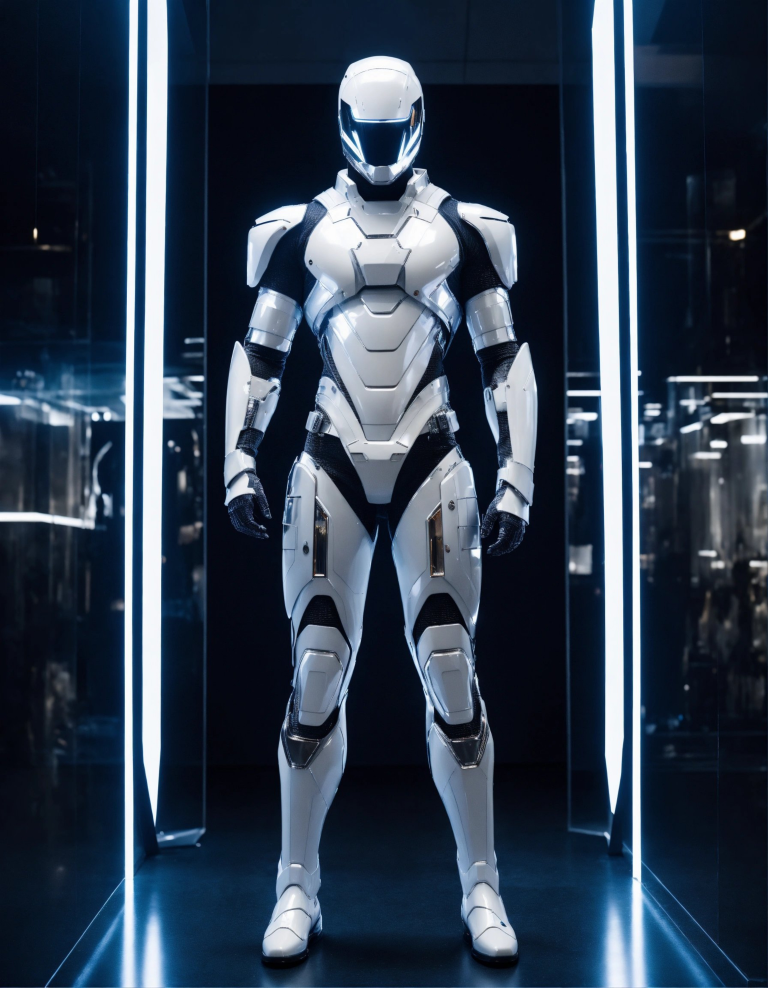
#> input picture assets/reel_video/test-viral-toby.jpg, 3072 x 3950 px (shown at 1/4 size)
$ python -i image_refiner.py   (imports and definitions only)
#> lines starting #> are read from the running program, lines starting #| are printed output that depends on the picture
"""
Image Refiner — the "Refinement" layer for the content pipeline.

Applies post-processing to sourced images before they enter the compositor.
This bridges the gap between raw stock photos (Pexels) and polished video output.

Refinement steps (all Pillow-based, zero API cost):
  1. Upscale — if image is below target box resolution, upscale with LANCZOS
  2. Auto-contrast — normalize histogram for better dynamic range
  3. Sharpness — subtle sharpening to counteract stock photo softness
  4. Color boost — slight saturation increase to make images pop on dark backgrounds
  5. Brightness normalization — ensure images aren't too dark or washed out

Design note: each step is individually toggleable and tuned to be subtle.
The goal is "better stock photo", not "Instagram filter".
"""
import logging
from pathlib import Path
from typing import Optional

from PIL import Image, ImageEnhance, ImageFilter, ImageStat

logger = logging.getLogger(__name__)

# ── Tuning knobs ──────────────────────────────────────────────
# Sharpness: 1.0 = original, >1 = sharper. Subtle boost.
SHARPNESS_FACTOR = 1.15

# Color saturation: 1.0 = original, >1 = more saturated.
SATURATION_FACTOR = 1.10

# Contrast: 1.0 = original, >1 = more contrast.
CONTRAST_FACTOR = 1.08

# Brightness target: mean pixel value we consider "well exposed" (0-255)
BRIGHTNESS_TARGET = 115
# How far from target before we correct (±)
BRIGHTNESS_TOLERANCE = 25
# Max brightness adjustment factor (safety clamp)
BRIGHTNESS_MAX_ADJUST = 1.35
BRIGHTNESS_MIN_ADJUST = 0.75

# Minimum resolution: below this, image gets upscaled before enhancement
MIN_USEFUL_PIXELS = 500  # on the shorter dimension


class ImageRefiner:
    """Applies post-processing refinements to sourced images."""

    def __init__(
        self,
        target_width: int = 910,
        target_height: int = 660,
        enable_upscale: bool = True,
        enable_sharpen: bool = True,
        enable_contrast: bool = True,
        enable_color: bool = True,
        enable_brightness: bool = True,
    ):
        self.target_width = target_width
        self.target_height = target_height
        self.enable_upscale = enable_upscale
        self.enable_sharpen = enable_sharpen
        self.enable_contrast = enable_contrast
        self.enable_color = enable_color
        self.enable_brightness = enable_brightness

    def refine(self, image_path: Path) -> Path:
        """
        Apply refinement pipeline to a single image file (in-place).

        Returns the same path (modified) or original on failure.
        """
        try:
            img = Image.open(image_path).convert("RGB")
#> img is the input picture: PIL image 3072x3950 RGB; mean R, G, B 48.9, 62.6, 79.7
            original_size = img.size
#> original_size = (3072, 3950)

            # Step 1: Upscale if too small for the target box
            if self.enable_upscale:
                img = self._upscale_if_needed(img)

            # Step 2: Auto-contrast (histogram stretch)
            if self.enable_contrast:
                img = self._auto_contrast(img)

            # Step 3: Brightness normalization
            if self.enable_brightness:
                img = self._normalize_brightness(img)

            # Step 4: Color saturation boost
            if self.enable_color:
                img = self._boost_saturation(img)

            # Step 5: Sharpness (last — after all color work)
            if self.enable_sharpen:
                img = self._sharpen(img)

            # Save back
            img.save(str(image_path), quality=95)
            logger.info(
                f"[ImageRefiner] Refined {image_path.name}: "
                f"{original_size[0]}x{original_size[1]} → {img.size[0]}x{img.size[1]}"
            )
            return image_path

        except Exception as e:
            logger.warning(f"[ImageRefiner] Failed to refine {image_path}: {e}")
            return image_path  # Return original on any error

    def refine_batch(self, image_paths: list[Path]) -> list[Path]:
        """Refine multiple images. Returns paths (same list, modified in-place)."""
        return [self.refine(p) for p in image_paths]

    def _upscale_if_needed(self, img: Image.Image) -> Image.Image:
        """Upscale image if it's significantly smaller than the target box."""
        w, h = img.size
#> w = 3072; h = 3950
        min_dim = min(w, h)
#> min_dim = 3072

        # Only upscale if the image is notably smaller than what we need
        needs_upscale = (
            w < self.target_width * 0.9 or
            h < self.target_height * 0.9 or
            min_dim < MIN_USEFUL_PIXELS
        )
#> needs_upscale = False

        if not needs_upscale:
            return img

        # Calculate scale to reach at least target dimensions
        scale_w = self.target_width / w
        scale_h = self.target_height / h
        scale = max(scale_w, scale_h, 1.0)

        # Cap upscale at 2x to avoid extreme blurriness
        scale = min(scale, 2.0)

        if scale <= 1.05:  # Not worth upscaling for <5%
            return img

        new_w = int(w * scale)
        new_h = int(h * scale)
        img = img.resize((new_w, new_h), Image.LANCZOS)

        # Apply a slight unsharp mask after upscale to recover detail
        img = img.filter(ImageFilter.UnsharpMask(radius=1.5, percent=80, threshold=2))

        logger.debug(f"[ImageRefiner] Upscaled {w}x{h} → {new_w}x{new_h} ({scale:.2f}x)")
        return img

    def _auto_contrast(self, img: Image.Image) -> Image.Image:
        """Subtle contrast enhancement — Pillow's autocontrast equivalent but gentler."""
        enhancer = ImageEnhance.Contrast(img)
        return enhancer.enhance(CONTRAST_FACTOR)

    def _normalize_brightness(self, img: Image.Image) -> Image.Image:
        """Adjust brightness if the image is too dark or too bright."""
        stat = ImageStat.Stat(img)
        # Weighted luminance from RGB means
        mean_brightness = (
            stat.mean[0] * 0.299 +
            stat.mean[1] * 0.587 +
            stat.mean[2] * 0.114
        )
#> mean_brightness = 59.63

        if abs(mean_brightness - BRIGHTNESS_TARGET) < BRIGHTNESS_TOLERANCE:
            return img  # Already well-exposed

        # Calculate adjustment factor
        factor = BRIGHTNESS_TARGET / max(mean_brightness, 1)
#> factor = 1.93
        factor = max(BRIGHTNESS_MIN_ADJUST, min(factor, BRIGHTNESS_MAX_ADJUST))
#> factor = 1.35

        enhancer = ImageEnhance.Brightness(img)
        result = enhancer.enhance(factor)
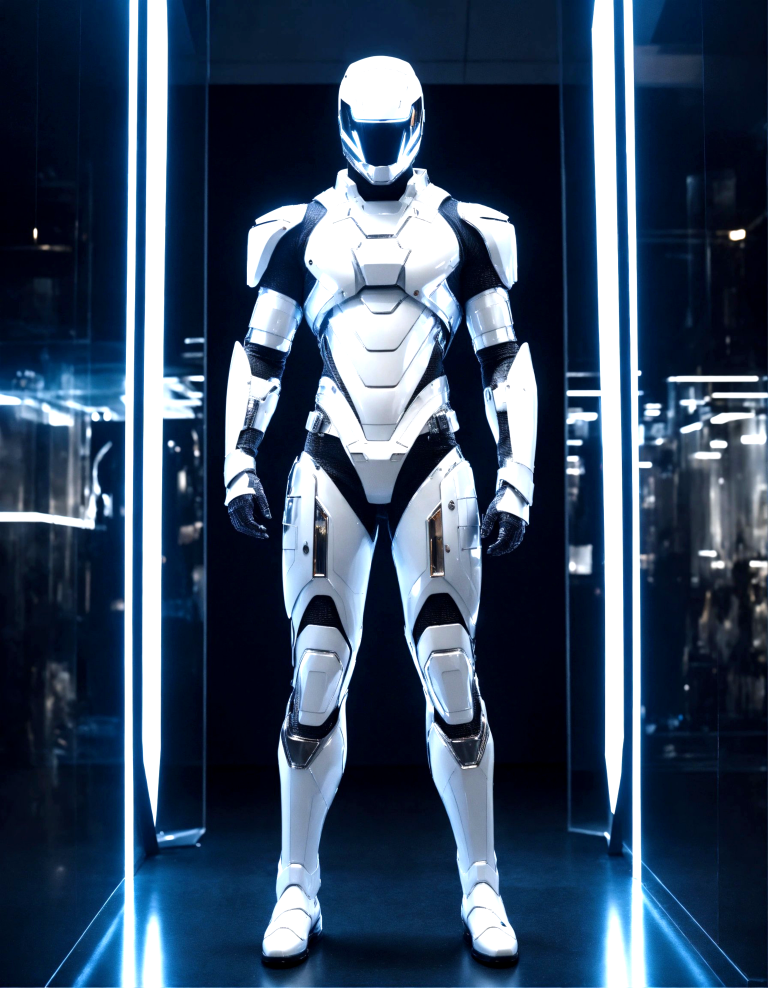
#> result: PIL image 3072x3950 RGB (shown at 1/4 size); mean R, G, B 56.3, 74.4, 97.4
        logger.debug(
            f"[ImageRefiner] Brightness adjusted: mean={mean_brightness:.0f} → "
            f"factor={factor:.2f}"
        )
        return result

    def _boost_saturation(self, img: Image.Image) -> Image.Image:
        """Slight saturation increase — makes stock photos pop on dark backgrounds."""
        enhancer = ImageEnhance.Color(img)
        return enhancer.enhance(SATURATION_FACTOR)

    def _sharpen(self, img: Image.Image) -> Image.Image:
        """Subtle sharpening to counteract stock photo softness and upscale blur."""
        enhancer = ImageEnhance.Sharpness(img)
        return enhancer.enhance(SHARPNESS_FACTOR)

>>> result = ImageRefiner().refine('../../../assets/reel_video/test-viral-toby.jpg')
